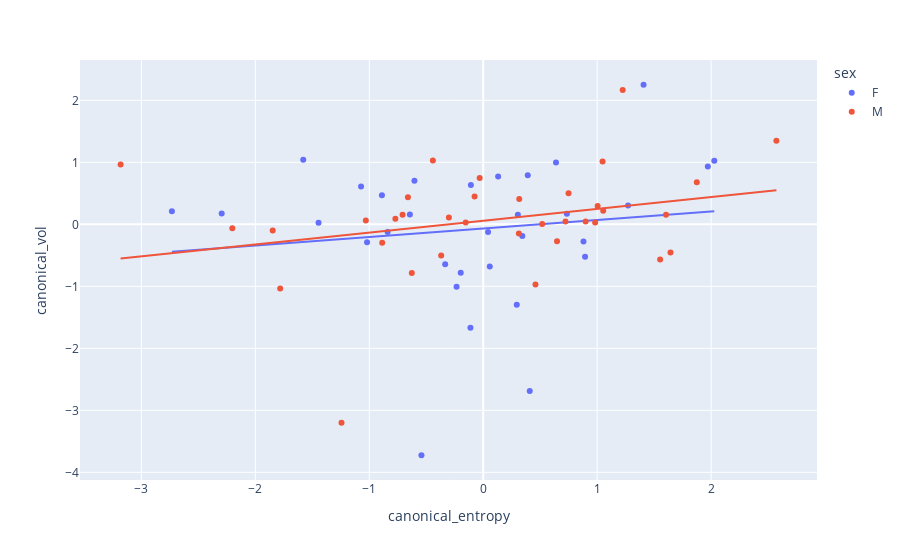

Notebook code cell kept with this figure:
### Code cell
import plotly.express as px
px.scatter(merged_df, merged_df["canonical_entropy"], merged_df["canonical_vol"],color="sex", trendline="ols")

### Figure 1 — Plotly figure (JSON) as saved in the notebook; plotly's stock layout.template omitted (floating-point values rounded to 4 significant figures)
{"data": [{"hovertemplate": "sex=F<br>canonical_entropy=%{x}<br>canonical_vol=%{y}<extra></extra>", "legendgroup": "F", "marker": {"color": "#636efa", "symbol": "circle"}, "mode": "markers", "name": "F", "orientation": "v", "showlegend": true, "type": "scatter", "x": [1.407, -1.58, 2.028, 0.6384, 1.971, 0.3907, 0.1307, -0.6038, -0.1083, -1.072, -0.8893, 1.271, -2.732, -2.295, 0.7337, -0.6439, 0.3038, -1.445, -0.8393, 0.04212, 0.343, 0.8796, -1.02, 0.8936, -0.334, 0.05723, -0.1977, -0.2341, 0.2942, -0.1125, 0.408, -0.5423], "xaxis": "x", "y": [2.251, 1.043, 1.025, 0.9955, 0.9335, 0.7909, 0.7725, 0.7012, 0.6326, 0.6117, 0.469, 0.3027, 0.2111, 0.1741, 0.1689, 0.16, 0.1556, 0.02612, -0.1238, -0.125, -0.1875, -0.2766, -0.2879, -0.5221, -0.6441, -0.6807, -0.7797, -1.007, -1.295, -1.669, -2.687, -3.724], "yaxis": "y"}, {"hovertemplate": "<b>OLS trendline</b><br>canonical_vol = 0.136977 * canonical_entropy + -0.0685569<br>R<sup>2</sup>=0.017103<br><br>sex=F<br>canonical_entropy=%{x}<br>canonical_vol=%{y} <b>(trend)</b><extra></extra>", "legendgroup": "F", "marker": {"color": "#636efa", "symbol": "circle"}, "mode": "lines", "name": "F", "showlegend": false, "type": "scatter", "x": [-2.732, -2.295, -1.58, -1.445, -1.072, -1.02, -0.8893, -0.8393, -0.6439, -0.6038, -0.5423, -0.334, -0.2341, -0.1977, -0.1125, -0.1083, 0.04212, 0.05723, 0.1307, 0.2942, 0.3038, 0.343, 0.3907, 0.408, 0.6384, 0.7337, 0.8796, 0.8936, 1.271, 1.407, 1.971, 2.028], "xaxis": "x", "y": [-0.4428, -0.383, -0.2849, -0.2665, -0.2155, -0.2082, -0.1904, -0.1835, -0.1568, -0.1513, -0.1428, -0.1143, -0.1006, -0.09564, -0.08397, -0.0834, -0.06279, -0.06072, -0.05065, -0.02825, -0.02695, -0.02157, -0.01504, -0.01267, 0.01889, 0.03195, 0.05193, 0.05385, 0.1055, 0.1241, 0.2014, 0.2092], "yaxis": "y"}, {"hovertemplate": "sex=M<br>canonical_entropy=%{x}<br>canonical_vol=%{y}<extra></extra>", "legendgroup": "M", "marker": {"color": "#EF553B", "symbol": "circle"}, "mode": "markers", "name": "M", "orientation": "v", "showlegend": true, "type": "scatter", "x": [1.224, 2.573, -0.4422, 1.047, -3.182, -0.03135, 1.874, 0.7485, -0.07596, -0.661, 0.3159, 1.004, 1.053, -0.7079, 1.604, -0.3015, -0.7712, -1.03, 0.8984, 0.7216, -0.1539, 0.9817, 0.5174, -2.202, -1.848, 0.3125, 0.6474, -0.8867, 1.643, -0.3691, 1.552, -0.6268, 0.4584, -1.782, -1.244], "xaxis": "x", "y": [2.167, 1.348, 1.028, 1.011, 0.9639, 0.7462, 0.6774, 0.5019, 0.4473, 0.4378, 0.407, 0.2974, 0.2176, 0.1559, 0.1558, 0.1119, 0.09071, 0.06103, 0.04724, 0.04615, 0.02921, 0.02878, 0.003557, -0.06152, -0.09884, -0.148, -0.2719, -0.2985, -0.4538, -0.5045, -0.567, -0.7844, -0.972, -1.036, -3.201], "yaxis": "y"}, {"hovertemplate": "<b>OLS trendline</b><br>canonical_vol = 0.191683 * canonical_entropy + 0.0582115<br>R<sup>2</sup>=0.078014<br><br>sex=M<br>canonical_entropy=%{x}<br>canonical_vol=%{y} <b>(trend)</b><extra></extra>", "legendgroup": "M", "marker": {"color": "#EF553B", "symbol": "circle"}, "mode": "lines", "name": "M", "showlegend": false, "type": "scatter", "x": [-3.182, -2.202, -1.848, -1.782, -1.244, -1.03, -0.8867, -0.7712, -0.7079, -0.661, -0.6268, -0.4422, -0.3691, -0.3015, -0.1539, -0.07596, -0.03135, 0.3125, 0.3159, 0.4584, 0.5174, 0.6474, 0.7216, 0.7485, 0.8984, 0.9817, 1.004, 1.047, 1.053, 1.224, 1.552, 1.604, 1.643, 1.874, 2.573], "xaxis": "x", "y": [-0.5518, -0.3639, -0.296, -0.2834, -0.1802, -0.1393, -0.1118, -0.08961, -0.07748, -0.06849, -0.06194, -0.02654, -0.01254, 0.0004172, 0.02871, 0.04365, 0.0522, 0.1181, 0.1188, 0.1461, 0.1574, 0.1823, 0.1965, 0.2017, 0.2304, 0.2464, 0.2507, 0.2589, 0.26, 0.2928, 0.3557, 0.3656, 0.3732, 0.4174, 0.5513], "yaxis": "y"}], "layout": {"autosize": true, "legend": {"title": {"text": "sex"}, "tracegroupgap": 0}, "margin": {"t": 60}, "xaxis": {"anchor": "y", "autorange": true, "domain": [0, 1], "range": [-3.523, 2.913], "title": {"text": "canonical_entropy"}, "type": "linear"}, "yaxis": {"anchor": "x", "autorange": true, "domain": [0, 1], "range": [-4.187, 2.714], "title": {"text": "canonical_vol"}, "type": "linear"}}}
